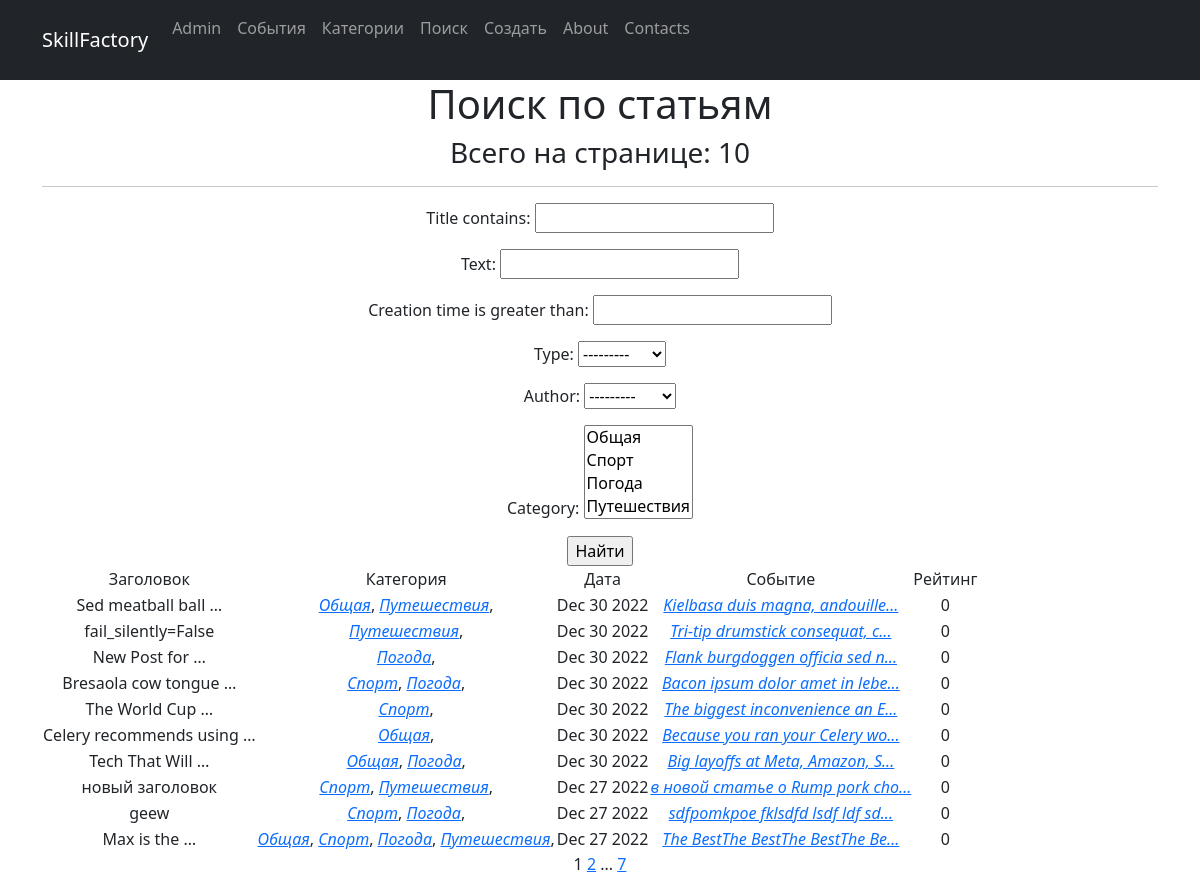
Page /news/search/ on the earlier database version.
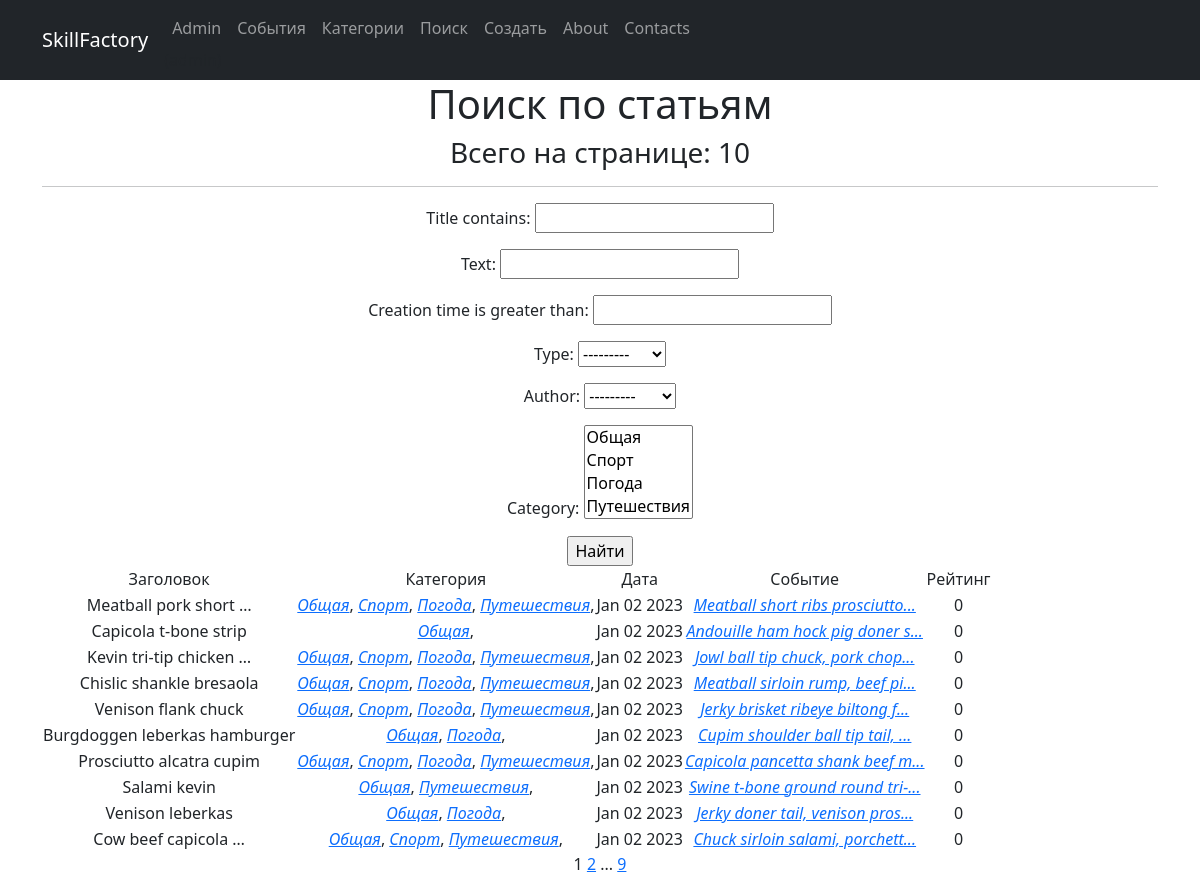
Same page on the later database version.
### News/models.py (models this page shows, shortened)
class Post(models.Model):
    type = models.CharField(max_length=255, choices=TYPE, default=article)
    creation_time = models.DateTimeField(auto_now_add=True)
    title = models.CharField(max_length=255)
    text = models.TextField()
    rating = models.IntegerField(default=0)
    author = models.ForeignKey(Author, on_delete=models.CASCADE)
    category = models.ManyToManyField(Category)
    def preview(self):
        return f"{self.text[:30]}..."

class Category(models.Model):
    category_name = models.CharField(max_length=255, unique=True)
    subscribers = models.ManyToManyField(User)
    def __str__(self):
        return f'{self.category_name}'

### News/views.py (the view)
# urls.py: path('search/', PostSearch.as_view(), name='post_search'),
class PostSearch(ListView):
    model = Post
    context_object_name = 'news'
    template_name = 'post_search.html'
    ordering = '-creation_time'
    paginate_by = 10
    def get_queryset(self):
        queryset = super().get_queryset()
        self.filterset = PostFilter(self.request.GET, queryset)
        return self.filterset.qs
    def get_context_data(self, **kwargs):
        context = super().get_context_data(**kwargs)
        context['filterset'] = self.filterset
        return context

### News/models.py (called while the page is built)
    def __str__(self):
        return f'{self.full_name}'

### News/templatetags/custom_filters.py (called while the page is built)
@register.filter()
def censor(t):
    txt = t.split()
    for i in range(len(txt)):
        if txt[i] in censor_list:
            stars_num = '*'*len(txt[i])
            txt[i] = ''.join(stars_num)
        res = ' '.join(txt)
        return f'{res}'

### templates/post_search.html (shortened to what this page needs)
{% extends 'flatpages/default.html' %}
{% load custom_filters %}
{% load custom_tags %}
{% block content %}
   <h1>Поиск по статьям</h1>
   <h3>Всего на странице: {{ news|length }}</h3>
<hr>
    <form action="" method="get">
       {{ filterset.form.as_p }}
       <input type="submit" value="Найти" />
   </form>
   {% if news %}
        <table>
           <tr class="{% cycle 'blue' 'white' %}">
               <td>Заголовок</td>
               <td>Категория</td>
               <td>Дата</td>
               <td>Событие</td>
               <td>Рейтинг</td>
           </tr>
           {% for post in news %}
            <tr class="{% cycle 'blue' 'white' %}">
               <td>{{ post.title|truncatewords:3|censor }}</td>
               <td>{% for category in post.category.all %}
    <a href="http://127.0.0.1:8000/news/categories/{{ category.id }}"><i> {{ category }}</i></a>,
{% endfor %}</td>
               <td>{{ post.creation_time|date:'M d Y' }}</td>
               <td><a href="http://127.0.0.1:8000/news/{{ post.id }}"><i> {{ post.preview|censor }} </i></a></td>
               <td>{{ post.rating }}</td>
           </tr>
           {% endfor %}
       </table>
   {% else %}
       <h2>Статей нет!</h2>
   {% endif %}
   {{ page_obj.number }}
   {% if page_obj.has_next %}
       <a href="?page={{ page_obj.next_page_number }}">{{ page_obj.next_page_number }}</a>
       {% if paginator.num_pages != page_obj.next_page_number %}
           ...
           <a href="?page={{ page_obj.paginator.num_pages }}">{{ page_obj.paginator.num_pages }}</a>
       {% endif %}
   {% endif %}
{% endblock content %}

Differences in the rows shown:
no longer on this page (row unchanged): Post: title|censor "Sed meatball ball …", creation_time "Dec 30 2022", preview|censor "Kielbasa duis magna, andouille...", rating "0", Category (category_name "Общая"), Category (category_name "Путешествия")
no longer on this page (row unchanged): Post: title|censor "fail_silently=False", creation_time "Dec 30 2022", preview|censor "Tri-tip drumstick consequat, c...", rating "0", Category (category_name "Путешествия")
no longer on this page (row unchanged): Post: title|censor "New Post for …", creation_time "Dec 30 2022", preview|censor "Flank burgdoggen officia sed n...", rating "0", Category (category_name "Погода")
no longer on this page (row unchanged): Post: title|censor "Bresaola cow tongue …", creation_time "Dec 30 2022", preview|censor "Bacon ipsum dolor amet in lebe...", rating "0", Category (category_name "Спорт"), Category (category_name "Погода")
no longer on this page (row unchanged): Post: title|censor "The World Cup …", creation_time "Dec 30 2022", preview|censor "The biggest inconvenience an E...", rating "0", Category (category_name "Спорт")
no longer on this page (row unchanged): Post: title|censor "Celery recommends using …", creation_time "Dec 30 2022", preview|censor "Because you ran your Celery wo...", rating "0", Category (category_name "Общая")
no longer on this page (row unchanged): Post: title|censor "Tech That Will …", creation_time "Dec 30 2022", preview|censor "Big layoffs at Meta, Amazon, S...", rating "0", Category (category_name "Общая"), Category (category_name "Погода")
no longer on this page (row unchanged): Post: title|censor "новый заголовок", creation_time "Dec 27 2022", preview|censor "в новой статье о Rump pork cho...", rating "0", Category (category_name "Спорт"), Category (category_name "Путешествия")
no longer on this page (row unchanged): Post: title|censor "geew", creation_time "Dec 27 2022", preview|censor "sdfpomkpoe fklsdfd lsdf ldf sd...", rating "0", Category (category_name "Спорт"), Category (category_name "Погода")
no longer on this page (row unchanged): Post: title|censor "Max is the …", creation_time "Dec 27 2022", preview|censor "The BestThe BestThe BestThe Be...", rating "0", Category (category_name "Общая"), Category (category_name "Спорт"), Category (category_name "Погода"), Category (category_name "Путешествия")
added Post: title|censor "Meatball pork short …", creation_time "Jan 02 2023", preview|censor "Meatball short ribs prosciutto...", rating "0", Category (category_name "Общая"), Category (category_name "Спорт"), Category (category_name "Погода"), Category (category_name "Путешествия")
added Post: title|censor "Capicola t-bone strip", creation_time "Jan 02 2023", preview|censor "Andouille ham hock pig doner s...", rating "0", Category (category_name "Общая")
added Post: title|censor "Kevin tri-tip chicken …", creation_time "Jan 02 2023", preview|censor "Jowl ball tip chuck, pork chop...", rating "0", Category (category_name "Общая"), Category (category_name "Спорт"), Category (category_name "Погода"), Category (category_name "Путешествия")
added Post: title|censor "Chislic shankle bresaola", creation_time "Jan 02 2023", preview|censor "Meatball sirloin rump, beef pi...", rating "0", Category (category_name "Общая"), Category (category_name "Спорт"), Category (category_name "Погода"), Category (category_name "Путешествия")
added Post: title|censor "Venison flank chuck", creation_time "Jan 02 2023", preview|censor "Jerky brisket ribeye biltong f...", rating "0", Category (category_name "Общая"), Category (category_name "Спорт"), Category (category_name "Погода"), Category (category_name "Путешествия")
added Post: title|censor "Burgdoggen leberkas hamburger", creation_time "Jan 02 2023", preview|censor "Cupim shoulder ball tip tail, ...", rating "0", Category (category_name "Общая"), Category (category_name "Погода")
added Post: title|censor "Prosciutto alcatra cupim", creation_time "Jan 02 2023", preview|censor "Capicola pancetta shank beef m...", rating "0", Category (category_name "Общая"), Category (category_name "Спорт"), Category (category_name "Погода"), Category (category_name "Путешествия")
added Post: title|censor "Salami kevin", creation_time "Jan 02 2023", preview|censor "Swine t-bone ground round tri-...", rating "0", Category (category_name "Общая"), Category (category_name "Путешествия")
added Post: title|censor "Venison leberkas", creation_time "Jan 02 2023", preview|censor "Jerky doner tail, venison pros...", rating "0", Category (category_name "Общая"), Category (category_name "Погода")
added Post: title|censor "Cow beef capicola …", creation_time "Jan 02 2023", preview|censor "Chuck sirloin salami, porchett...", rating "0", Category (category_name "Общая"), Category (category_name "Спорт"), Category (category_name "Путешествия")
Other differences:
{{ page_obj.paginator.num_pages }}: "7" → "9"
